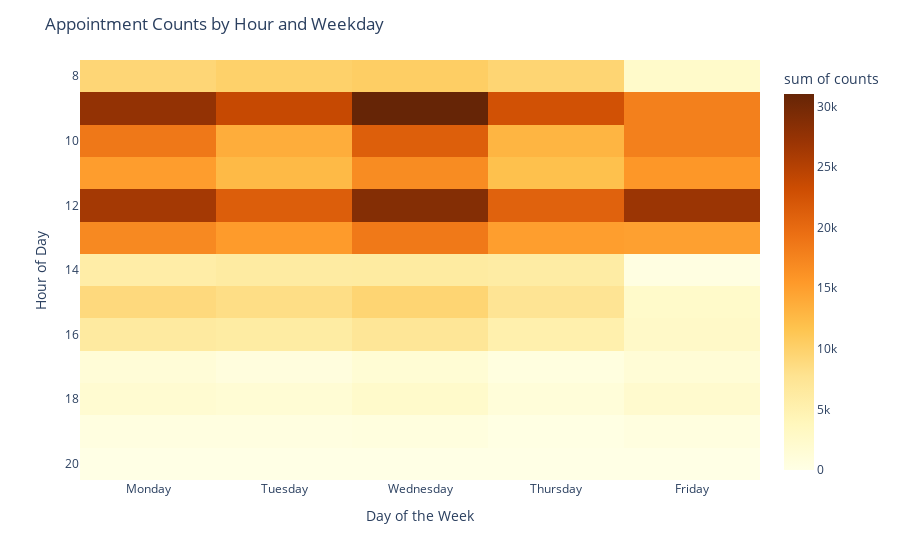

The notebook cell this image was saved under:
### Code cell
fig = px.density_heatmap(
    df_heatmap,
    x='dia_semana_cita',
    y='rango_hora_cita',
    z='counts',
    color_continuous_scale='YlOrBr',
    category_orders={
        'dia_semana_cita': day_order,
        'rango_hora_cita': list(range(24))
    },
    nbinsx=len(df_heatmap['dia_semana_cita'].unique()),
    nbinsy=len(df_heatmap['rango_hora_cita'].unique()),
    labels={'hora_cita': 'Hour of Day', 'dia_semana_cita': 'Weekday', 'count': 'Count'}
)

fig.update_layout(
    title='Citas por hora y dia de la semana',
    xaxis_title='Day of the Week',
    yaxis_title='Hour of Day',
    yaxis=dict(autorange='reversed')  # Optional: flip to match calendar view
)

### Figure 1 — Plotly figure (JSON) as saved in the notebook; plotly's stock layout.template omitted (floating-point values rounded to 4 significant figures; data arrays with more than 128 entries replaced by an {"elided": "..."} marker saying what was removed)
{"data": [{"coloraxis": "coloraxis", "histfunc": "sum", "hovertemplate": "Weekday=%{x}<br>rango_hora_cita=%{y}<br>sum of counts=%{z}<extra></extra>", "name": "", "nbinsx": 5, "nbinsy": 13, "type": "histogram2d", "x": {"elided": "195 str values"}, "xaxis": "x", "xbingroup": "x", "y": {"elided": "195 int values"}, "yaxis": "y", "ybingroup": "y", "z": {"elided": "195 int values"}}], "layout": {"coloraxis": {"colorbar": {"title": {"text": "sum of counts"}}, "colorscale": [[0, "rgb(255,255,229)"], [0.125, "rgb(255,247,188)"], [0.25, "rgb(254,227,145)"], [0.375, "rgb(254,196,79)"], [0.5, "rgb(254,153,41)"], [0.625, "rgb(236,112,20)"], [0.75, "rgb(204,76,2)"], [0.875, "rgb(153,52,4)"], [1, "rgb(102,37,6)"]]}, "legend": {"tracegroupgap": 0}, "margin": {"t": 60}, "title": {"text": "Appointment Counts by Hour and Weekday"}, "xaxis": {"anchor": "y", "categoryarray": ["Monday", "Tuesday", "Wednesday", "Thursday", "Friday"], "categoryorder": "array", "domain": [0, 1], "title": {"text": "Day of the Week"}}, "yaxis": {"anchor": "x", "autorange": "reversed", "categoryarray": [23, 22, 21, 20, 19, 18, 17, 16, 15, 14, 13, 12, 11, 10, 9, 8, 7, 6, 5, 4, 3, 2, 1, 0], "categoryorder": "array", "domain": [0, 1], "title": {"text": "Hour of Day"}}}}
